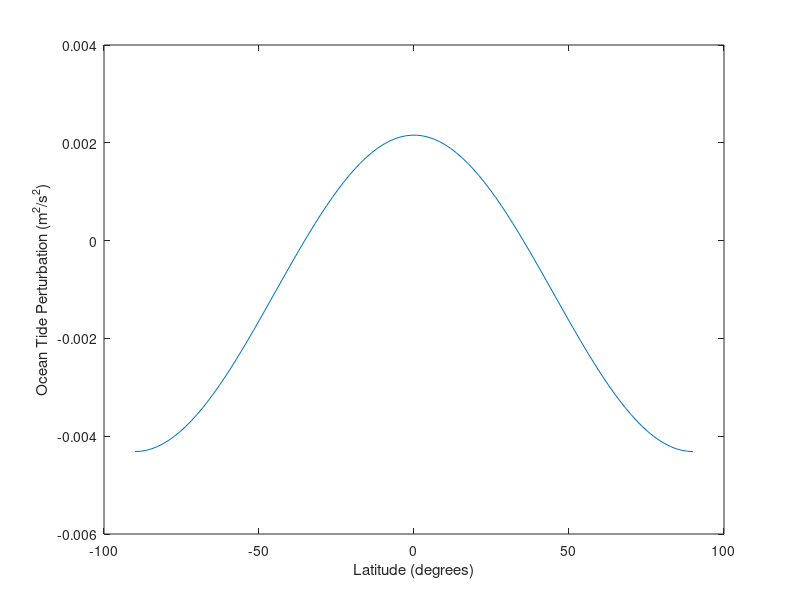

This figure's MATLAB source:
% Initilize Parameter Values
a = 7200; % semi-major axis (km)
e = 0; % eccentricity
i = 98; % inclination (degrees)
k2 = 0.299;
R = 6371; % Radius of Earth
G = 6.67*10^-11; % gravitational constant
M_E = 5.97*10^24; % Earth's mass (kg)
M_m = 7.35*10^22; % Moon's mass (kg)
D = 384400; % distance between Moon & Earth (km)

% Define latitude values
lat = linspace(-90, 90, 100);

% Ocean tide perturbations Equation
perturbation = (3/2)*k2*((R/a)^3)*(G*M_E/D^3)*(1-3*sin(lat*pi/180).^2)*sin(i*pi/180);

% Plot the perturbations
plot(lat, perturbation);
xlabel('Latitude (degrees)');
ylabel('Ocean Tide Perturbation (m^2/s^2)');
